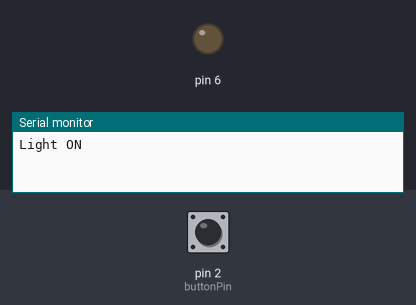
Simulated run of this sketch. Board: Arduino Leonardo, built with avr-gcc and run on an emulated ATmega32U4. Shown: output pins drawn as LEDs (lit = HIGH), the last lines printed to the serial monitor. The test bench sets the inputs (shaded band); at power-on: pin 2 (buttonPin) HIGH. USB keyboard and mouse output is not drawn.

Above: at 1.0 s.
At 3.0 s:
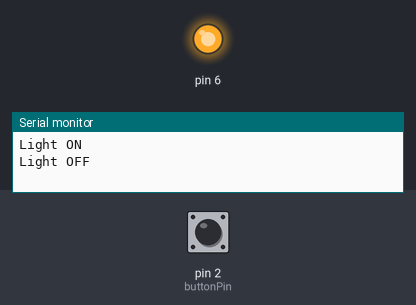
Timing chart, 0 to 5.2 s (numbered marks = the images above):
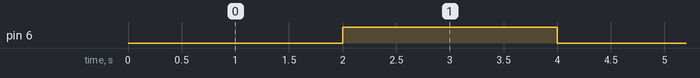

The sketch:

Keyboard4.ino
```cpp
#include "Keyboard.h"

const int buttonPin = 2;
int buttonState = 0;
int prevButtonState = HIGH;

void setup() {


  pinMode(6, OUTPUT);
  pinMode(buttonPin, INPUT_PULLUP);
  digitalWrite(buttonPin, HIGH);
  Keyboard.begin();
}

void loop() {
  buttonState = digitalRead(buttonPin);
  if ((buttonState != prevButtonState) && (buttonState == HIGH)) {
    Keyboard.press(KEY_LEFT_CTRL);
    Keyboard.press('n');
    delay(100);
    Keyboard.releaseAll(); // This is important after every Keyboard.press it will continue to be pressed
  }
  prevButtonState = buttonState;


  digitalWrite(6, 0);          // Turns ON Relays 1
  Serial.println("Light ON");
  delay(2000);                                      // Wait 2 seconds

  digitalWrite(6, 1);         // Turns Relay Off
  Serial.println("Light OFF");
  delay(2000);

}
```

Measured:
- by itself, pin 6: alternates HIGH for 2.0 s and LOW for 2.0 s
